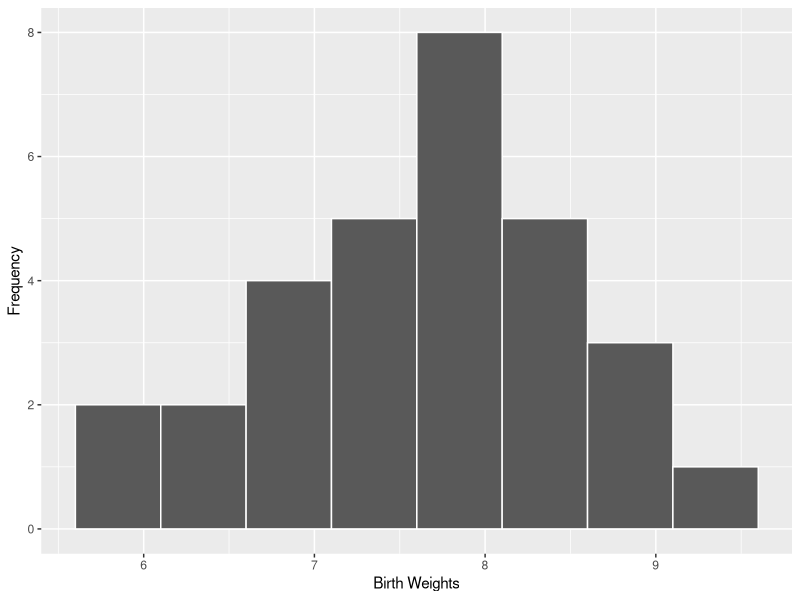

Recreate this plot in R. (Note: this script raises an error after producing the figure.)
## ---- chunk 1
#| label: tbl-1-9
#| tbl-cap: Birthweights of 30 Full-Term Newborn Babies

tbl_1_9 <- c(7.2, 7.8, 6.8, 6.2, 8.2, 8, 8.2, 5.6, 8.6, 7.1, 8.2, 7.7, 
    7.5, 7.2, 7.7, 5.8, 6.8, 6.8, 8.5, 7.5, 6.1, 7.9, 9.4, 9, 7.8, 
    8.5, 9, 7.7, 6.7, 7.7) |> 
    matrix(ncol = 5,
    byrow = TRUE)

knitr::kable(tbl_1_9,  col.names = NA)
## ---- chunk 2
#| label: tbl-1-10
#| tbl-cap: Choosing the number of classes 
tibble::tibble(
    `25` = 6, 
    `50` = 7,
    `100` = 8,
    `200` = 9,
    `500` = 10
) |> 
knitr::kable()
## ---- chunk 3
data_freq <- cut(tbl_1_9, seq(5.6, by = .5, length.out = 9), right = FALSE) |> 
    table()  |> 
    as.data.frame() |> 
    tibble::as_tibble()

colnames(data_freq)[1] <- "Class Boundaries"

data_freq[,1] |> 
    knitr::kable(align = "c")

## ---- chunk 4
data_freq |> 
    transform(
        `Relative Frequency` = glue::glue("{Freq}/30")
    ) |> 
    knitr::kable(align = 'r')
## ---- chunk 5
library(ggplot2)
ggplot(mapping = aes(as.vector(tbl_1_9))) + 
    geom_histogram(
            breaks = seq(5.6, by = .5, length.out = 9),     closed = "left",
            color = "white") +
    labs(x = "Birth Weights", 
         y = "Frequency")
## ---- chunk 6

data_freq |> 
   transform(breaks = seq(5.6, by = .5, length.out = 8),
                 `Relative Frequency` = Freq/sum(Freq))   |> 
ggplot(mapping = aes(x= breaks, y = Relative.Frequency)) + 
    geom_bar(stat = "identity",
            color = "white", just = 0, width = .5) +
            labs(x = "Birth Weights", 
         y = "Relative Frequency")
## ---- chunk 7
#| label: tbl-1-12
#| tbl-cap: Number of Visits in Typical Week for 25 Customers

tbl_1_12<- c(6,7,1,5,6,4,6,4,6,8,6,5,6,3,4,5,5,5,7,6,3,5,7,5,5) |> 
    matrix(ncol = 5,
    byrow = TRUE)

knitr::kable(tbl_1_12,  col.names = NA)
## ---- chunk 8
data_freq <- cut(tbl_1_12, seq(0.5, by = 1, length.out = 9), right = FALSE) |> 
    table()  |> 
    as.data.frame() |> 
    tibble::as_tibble()

colnames(data_freq)[1] <- "Class Boundaries"


data_freq |> 
    transform(
        `Relative Frequency` = Freq/length(tbl_1_12)
    ) |> 
    knitr::kable(align = 'r')
## ---- chunk 9

ggplot(mapping = aes(as.vector(tbl_1_12))) + 
    geom_histogram(
            aes(y = after_stat(density)),
            breaks = seq(0.5, by = 1, length.out = 9),     closed = "left",
            color = "white") +
            labs(x = "Visits", 
         y = "Relative Frequency")

## ---- chunk 10
get_lecture_homework <- function(lecture_number) {
    schedule_raw <- readxl::read_xlsx(here::here('resources','semester-planning.xlsx'))


    subset(schedule_raw, `Lecture Number` == lecture_number, select = exercises, drop = TRUE)

}
